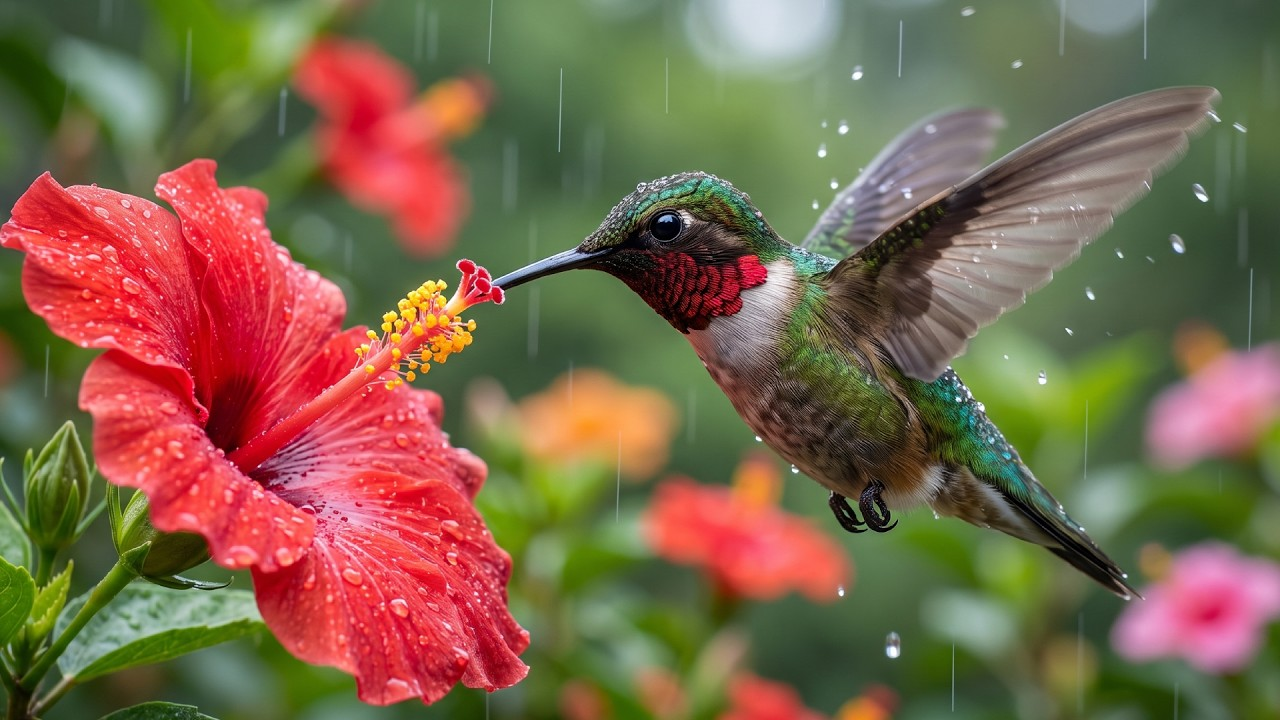
#> input picture input_images/Hummingbird_Thumbnail_Base.jpg, 1280 x 720 px
$ python thumbnail_generator.py
#> lines starting #> are read from the running program, lines starting #| are printed output that depends on the picture
"""
Aesthetic YouTube Thumbnail Generator (LuminaBlooms)
High-CTR, minimalist typography with thick, high-visibility letterforms:
- Auto-removes bottom-right AI watermarks (Gemini 4-point star / Grok logo) via seamless inpainting
- Ultra-bold luxury serif typography (Cinzel-Black) for maximum clarity on mobile
- Solid white thick headline ("STILLNESS" / "DEEP PEACE")
- Warm gold thick subtitle ("MEDITATION & RELAXATION")
- Smooth Gaussian ambient drop shadows (zero harsh borders or boxes)
- Top-Right corner badge ("1 HOUR · 432Hz")
- 1280x720 16:9 output
"""

import os
import sys
import random
import numpy as np
from PIL import Image, ImageDraw, ImageFont, ImageFilter, ImageEnhance

try:
    import cv2
    CV2_AVAILABLE = True
except ImportError:
    CV2_AVAILABLE = False

SCRIPT_DIR = os.path.dirname(os.path.abspath(__file__))

RELAXATION_HOOKS = [
    {"main": "STILLNESS", "sub": "Meditation & Relaxation"},
    {"main": "DEEP PEACE", "sub": "Calm Relaxation & Sleep"},
    {"main": "SLEEP INSTANTLY", "sub": "Deep Healing & Stress Relief"},
    {"main": "CALM YOUR MIND", "sub": "432Hz Positive Energy"},
    {"main": "QUIET STILLNESS", "sub": "Meditation & Anxiety Release"},
    {"main": "NATURE EMBRACE", "sub": "Serene Ambient Soundscape"},
    {"main": "VELVET SLUMBER", "sub": "Instant Stress & Insomnia Relief"},
    {"main": "HEALING HARMONY", "sub": "Restorative Mind & Soul"}
]

def get_font(font_name="Cinzel-Black.ttf", size=48):
    fonts = [
        os.path.join(SCRIPT_DIR, "assets", "fonts", font_name),
        os.path.join(SCRIPT_DIR, "assets", "fonts", "Cinzel.ttf"),
        os.path.join(SCRIPT_DIR, "assets", "fonts", "Georgia-Bold.ttf"),
        r"C:\Windows\Fonts\georgiab.ttf",
        r"C:\Windows\Fonts\georgia.ttf",
        "/usr/share/fonts/truetype/dejavu/DejaVuSerif-Bold.ttf"
    ]
    for f in fonts:
        if os.path.exists(f):
            try:
                return ImageFont.truetype(f, size)
            except Exception:
                pass
    return ImageFont.load_default()

def remove_thumbnail_watermark(pil_img):
    """Seamlessly inpaints and removes any AI watermark in the bottom-right corner."""
    if not CV2_AVAILABLE:
        return pil_img
    try:
        cv_img = cv2.cvtColor(np.array(pil_img.convert("RGB")), cv2.COLOR_RGB2BGR)
        h, w = cv_img.shape[:2]

        # Mask bottom-right watermark region
        mask = np.zeros((h, w), dtype=np.uint8)
        mask[int(h * 0.76):int(h * 0.94), int(w * 0.86):int(w * 0.98)] = 255

        inpainted = cv2.inpaint(cv_img, mask, inpaintRadius=7, flags=cv2.INPAINT_TELEA)
        return Image.fromarray(cv2.cvtColor(inpainted, cv2.COLOR_BGR2RGB)).convert("RGBA")
    except Exception as e:
        print(f"[WARN] Watermark inpainting skipped: {e}")
        return pil_img

def draw_cinematic_text(draw_target, pos, text, font, fill_color, shadow_blur=10, shadow_offset=(3, 5), shadow_opacity=230):
    """
    Renders text with a smooth Gaussian ambient shadow + directional drop shadow.
    """
    w, h = draw_target.size
    shadow_layer = Image.new('RGBA', (w, h), (0, 0, 0, 0))
    s_draw = ImageDraw.Draw(shadow_layer)

    # 1. Ambient soft shadow
    s_draw.text(pos, text, font=font, fill=(0, 0, 0, shadow_opacity))
    # 2. Directional offset shadow
    ox, oy = shadow_offset
    s_draw.text((pos[0] + ox, pos[1] + oy), text, font=font, fill=(0, 0, 0, int(shadow_opacity * 0.9)))

    # Gaussian blur
    shadow_layer = shadow_layer.filter(ImageFilter.GaussianBlur(shadow_blur))
    draw_target.alpha_composite(shadow_layer)

    # Draw crisp thick text on top
    text_layer = Image.new('RGBA', (w, h), (0, 0, 0, 0))
    t_draw = ImageDraw.Draw(text_layer)
    t_draw.text(pos, text, font=font, fill=fill_color)
    draw_target.alpha_composite(text_layer)

def create_relaxation_thumbnail(bg_path, output_path, main_text=None, sub_text=None, badge_text="1 HOUR · 432Hz"):
    """
    Creates a clean, thick-font minimalist relaxation thumbnail with watermark removal.
    """
    if not main_text:
        preset = random.choice(RELAXATION_HOOKS)
        main_text = preset["main"]
        sub_text = preset["sub"]

    # 1. Open and resize/crop to 1280x720 (16:9)
    img = Image.open(bg_path).convert("RGBA")
    target_w, target_h = 1280, 720

    if img.width / img.height > target_w / target_h:
        new_w = int(img.height * (target_w / target_h))
        offset = (img.width - new_w) // 2
        img = img.crop((offset, 0, offset + new_w, img.height))
    else:
        new_h = int(img.width * (target_h / target_w))
        offset = (img.height - new_h) // 2
        img = img.crop((0, offset, img.width, offset + new_h))

    img = img.resize((target_w, target_h), Image.Resampling.LANCZOS)

    # 2. Seamlessly remove bottom-right AI watermark (Gemini star / Grok)
    img = remove_thumbnail_watermark(img)

    # 3. Rich color and contrast enhancement
    img = ImageEnhance.Color(img).enhance(1.08)
    img = ImageEnhance.Contrast(img).enhance(1.04)

    # 4. Smooth natural ambient dark shadow behind text area
    scrim = Image.new("L", (target_w, target_h), 0)
    sdraw = ImageDraw.Draw(scrim)
    # Bottom-left text area smooth shadow
    for r in range(600, 0, -10):
        alpha = int((1.0 - (r / 600.0)**1.4) * 165)
        sdraw.ellipse([-120, target_h - 420, r * 1.8, target_h + 180], fill=alpha)
    # Top-right corner smooth shadow
    for r in range(350, 0, -10):
        alpha = int((1.0 - (r / 350.0)**1.4) * 130)
        sdraw.ellipse([target_w - r * 1.5, -80, target_w + 80, r * 1.2], fill=alpha)
    scrim = scrim.filter(ImageFilter.GaussianBlur(40))
    dark_bg = Image.new("RGBA", (target_w, target_h), (6, 8, 12, 255))
    canvas = Image.composite(dark_bg, img, scrim)

    font_main = get_font("Cinzel-Black.ttf", size=100)
    font_sub = get_font("Cinzel-Black.ttf", size=40)
    font_badge = get_font("Cinzel-Black.ttf", size=34)

    # --- 1. TOP-RIGHT BADGE ---
    dummy = ImageDraw.Draw(canvas)
    bbox = dummy.textbbox((0, 0), badge_text, font=font_badge)
    bw = bbox[2] - bbox[0]
    bx = target_w - bw - 75
    by = 50
    draw_cinematic_text(canvas, (bx, by), badge_text, font_badge, fill_color=(255, 242, 215, 255), shadow_blur=6, shadow_offset=(2, 4))

    # --- 2. BOTTOM-LEFT TEXT STACK ---
    x_pos = 75
    y_base = target_h - 170
    sub_y = y_base - 62

    # Subtitle (Thick warm champagne gold)
    if sub_text:
        draw_cinematic_text(canvas, (x_pos, sub_y), sub_text.upper(), font_sub, fill_color=(255, 222, 135, 255), shadow_blur=8, shadow_offset=(2, 3))

    # Main Headline (Thick solid white)
    draw_cinematic_text(canvas, (x_pos, y_base), main_text.upper(), font_main, fill_color=(255, 255, 255, 255), shadow_blur=12, shadow_offset=(3, 6))

    # 5. Merge and save
    final = canvas.convert("RGB")
    os.makedirs(os.path.dirname(os.path.abspath(output_path)), exist_ok=True)
    final.save(output_path, quality=96)
    print(f"[+] Generated Watermark-Free Thick Thumbnail: {output_path}")
    return output_path

if __name__ == "__main__":
    img_red = os.path.join(SCRIPT_DIR, "input_images", "Hummingbird_Thumbnail_Base.jpg")
    img_forest = os.path.join(SCRIPT_DIR, "input_images", "Emerald-green_hummingbird_in_forest_202608221441.jpeg")

    out_red = os.path.join(SCRIPT_DIR, "output_thumbnails", "LuminaBlooms_RedHibiscus.jpg")
    out_forest = os.path.join(SCRIPT_DIR, "output_thumbnails", "LuminaBlooms_ForestEmerald.jpg")

    create_relaxation_thumbnail(img_red, out_red, "STILLNESS", "MEDITATION & RELAXATION")
#> in create_relaxation_thumbnail, `scrim = Image.new("L", (target_w, target_h), 0)`: scrim: PIL image 1280x720 L; every value is 0
#> in create_relaxation_thumbnail, `scrim = scrim.filter(ImageFilter.GaussianBlur(40))`:
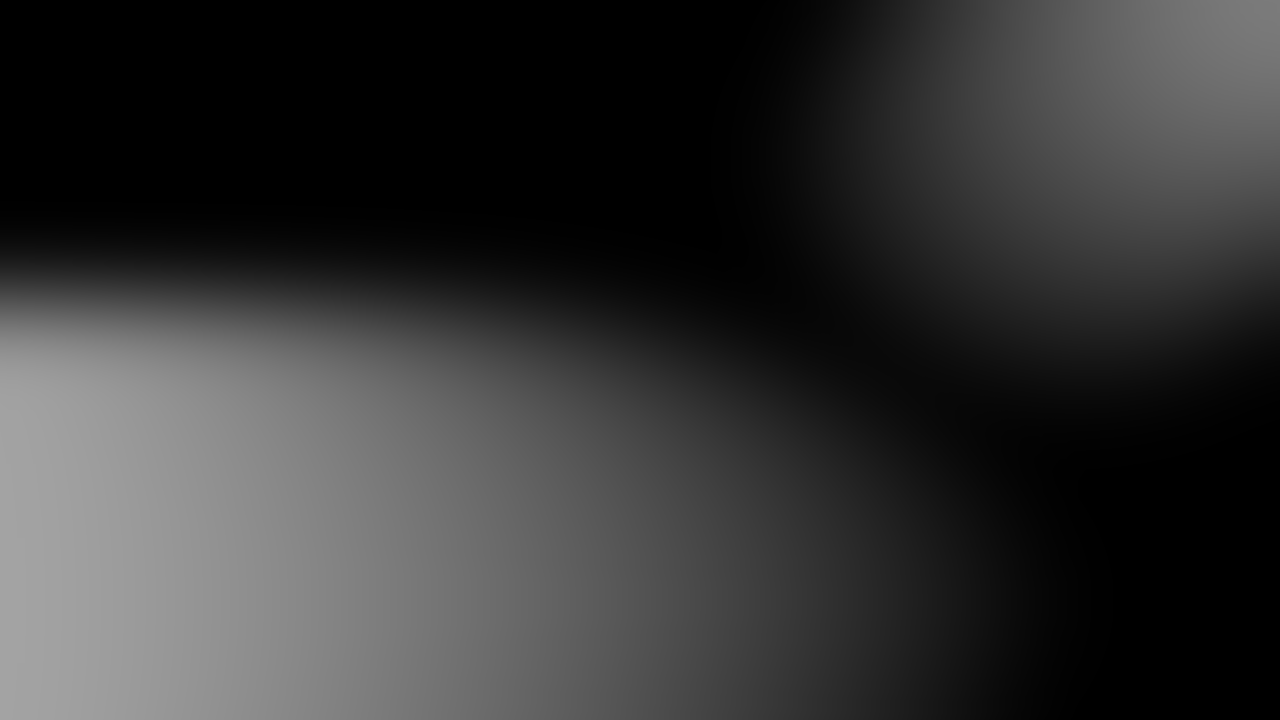
#> scrim: PIL image 1280x720 L; min 0, max 163, mean 52.8
#> in create_relaxation_thumbnail, `dark_bg = Image.new("RGBA", (target_w, target_h), (6, 8, 12, 255))`:
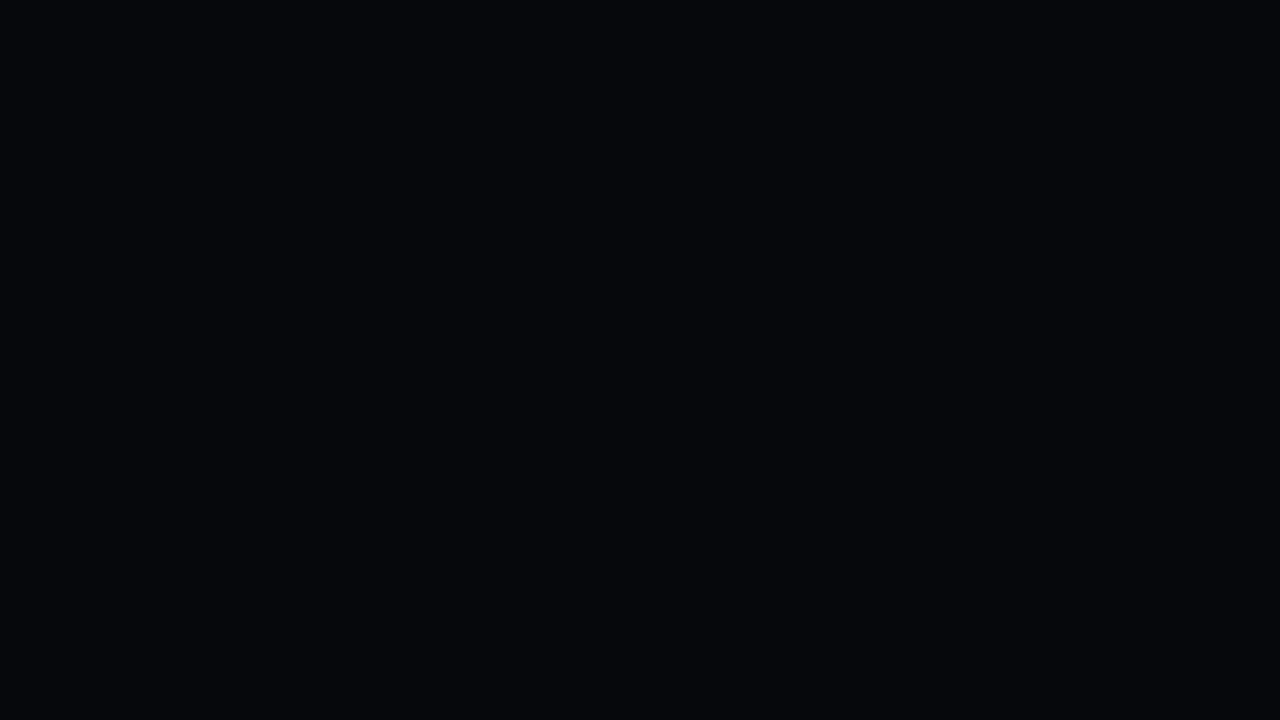
#> dark_bg: PIL image 1280x720 RGBA; mean R, G, B, A 6, 8, 12, 255
#> in create_relaxation_thumbnail, `bbox = dummy.textbbox((0, 0), badge_text, font=font_badge)`: bbox = (0, 7, 313, 32)
#> in create_relaxation_thumbnail, `bw = bbox[2] - bbox[0]`: bw = 313
#> in create_relaxation_thumbnail, `bx = target_w - bw - 75`: bx = 892
#> in draw_cinematic_text, `shadow_layer = Image.new('RGBA', (w, h), (0, 0, 0, 0))`: shadow_layer: PIL image 1280x720 RGBA; every value is 0
#> call 3 of draw_cinematic_text, with pos = (75, 550), text = 'STILLNESS', fill_color = (255, 255, 255, 255), shadow_blur = 12, shadow_offset = (3, 6), shadow_opacity = 230
#> in draw_cinematic_text (call 3), `shadow_layer = shadow_layer.filter(ImageFilter.GaussianBlur(shadow_blu..`:
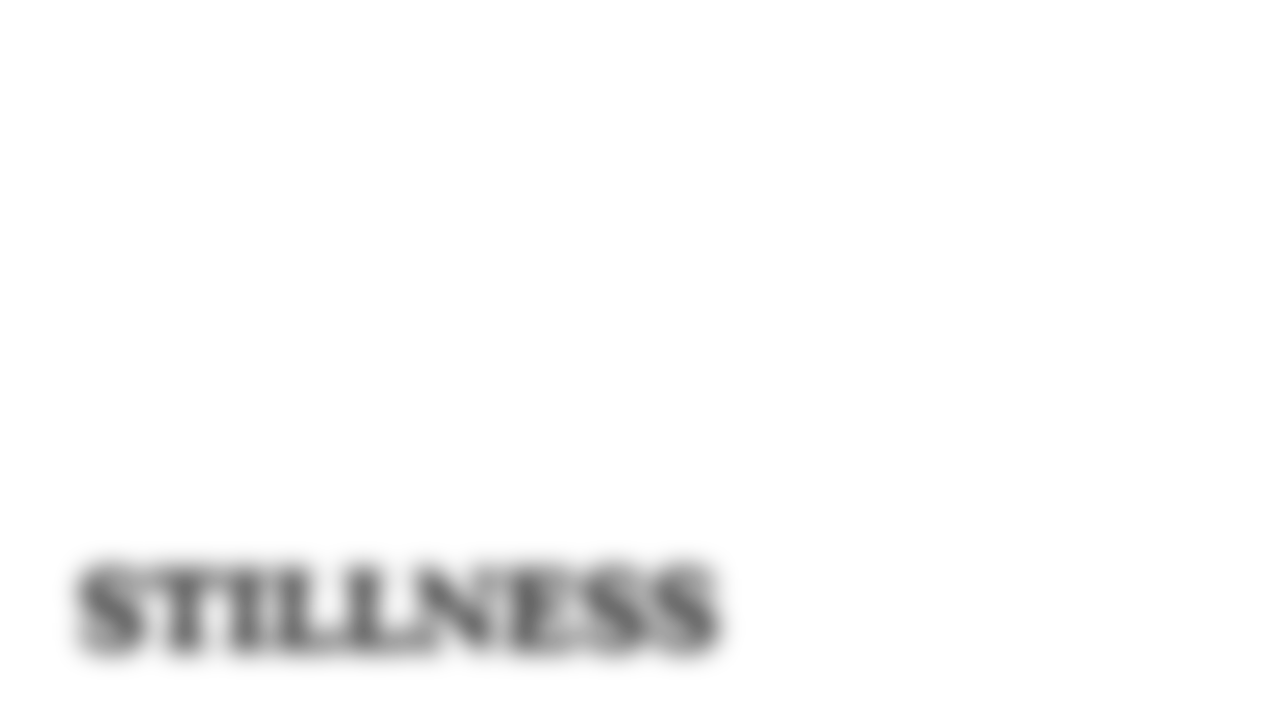
#> shadow_layer: PIL image 1280x720 RGBA; mean R, G, B, A 0, 0, 0, 6.1; transparent parts drawn white
#> in draw_cinematic_text (call 3), `draw_target.alpha_composite(text_layer)`:
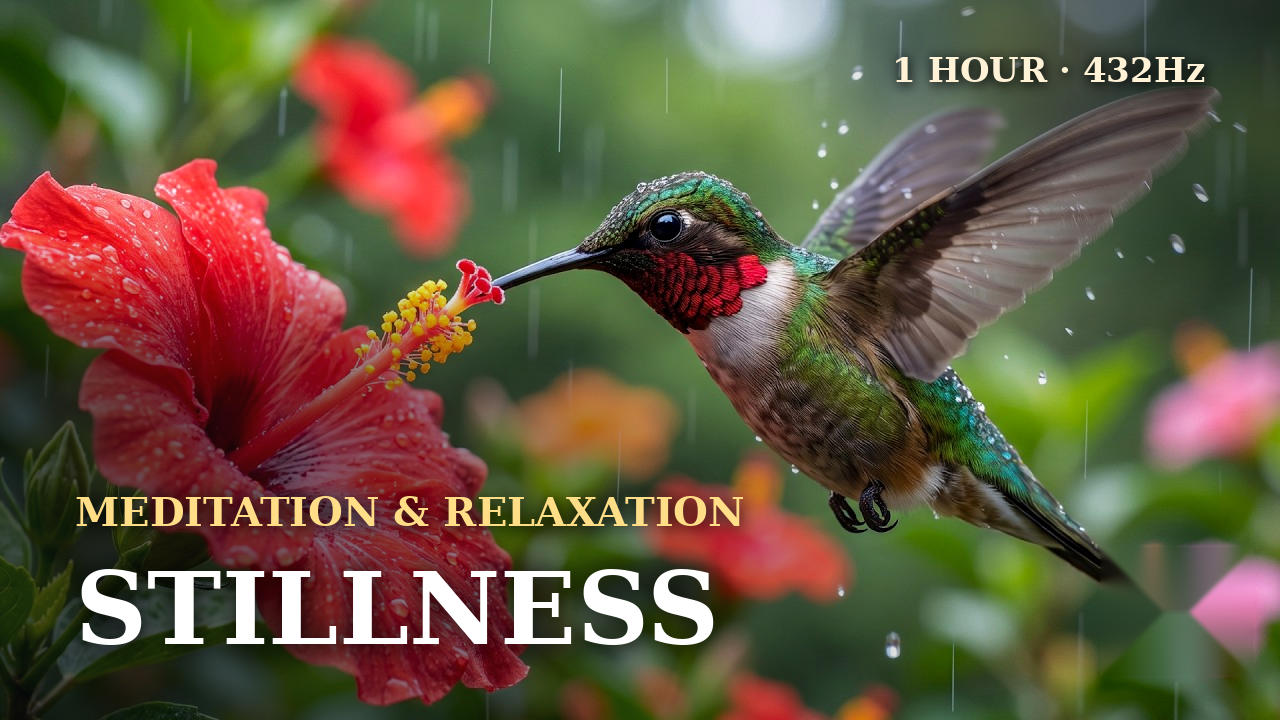
#> draw_target: PIL image 1280x720 RGBA; mean R, G, B, A 100.6, 87.2, 63.9, 255
    create_relaxation_thumbnail(img_forest, out_forest, "DEEP PEACE", "CALM RELAXATION & SLEEP")
#> (the run stopped early here; a loop or call above may not have finished)
